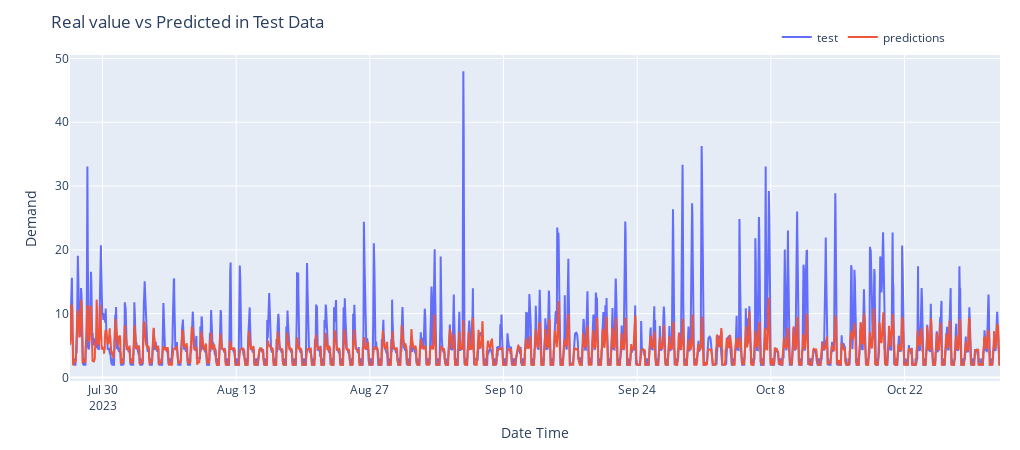

Write notebook code for a chart like this one.
### Markdown cell above
### Plot Prediction Results

### Code cell
plotPredictions(X_test_dates, y_pred, y_test)

### Figure 1 — Plotly figure (JSON) as saved in the notebook; plotly's stock layout.template omitted (floating-point values rounded to 4 significant figures; data arrays with more than 128 entries replaced by an {"elided": "..."} marker saying what was removed)
{"data": [{"mode": "lines", "name": "test", "type": "scatter", "x": {"elided": "9352 str values"}, "y": {"elided": "9352 float values"}}, {"mode": "lines", "name": "predictions", "type": "scatter", "x": {"elided": "9352 str values"}, "y": {"elided": "9352 float values"}}], "layout": {"height": 450, "legend": {"orientation": "h", "x": 0.76, "xanchor": "left", "y": 1.1, "yanchor": "top"}, "margin": {"b": 20, "l": 70, "r": 20, "t": 55}, "title": {"text": "Real value vs Predicted in Test Data"}, "width": 1020, "xaxis": {"title": {"text": "Date Time"}}, "yaxis": {"title": {"text": "Demand"}}}}
